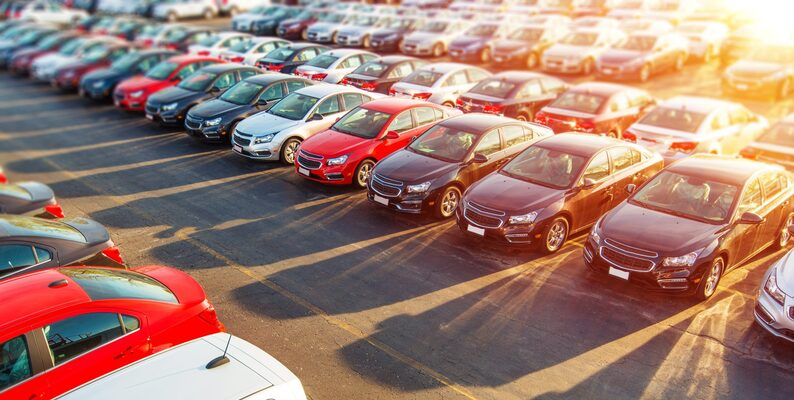
#> input picture Feb 2026/ultralytics-yolo-main/1 jpeg image.jpeg, 794 x 400 px, given in place of the camera
$ python mask.py
#> lines starting #> are read from the running program, lines starting #| are printed output that depends on the picture; after the words box and inside, x2 and y2 are one past the last pixel; in counts of white or black regions, pixels touching at a corner belong together
import cv2
import numpy as np

cap = cv2.VideoCapture(0)

while True:
    ret, frame = cap.read()
#> frame is the input picture: shape (400, 794, 3); mean B, G, R 115, 126.2, 159.9
    if not ret:
        break

    hsv = cv2.cvtColor(frame, cv2.COLOR_BGR2HSV)
#> hsv: shape (400, 794, 3); mean H, S, V 64.6, 87, 165.6

    # -------- RED --------
    lower_red1 = np.array([0, 120, 70])
    upper_red1 = np.array([10, 255, 255])

    lower_red2 = np.array([170,120,70])
    upper_red2 = np.array([180,255,255])

    mask_red1 = cv2.inRange(hsv, lower_red1, upper_red1)
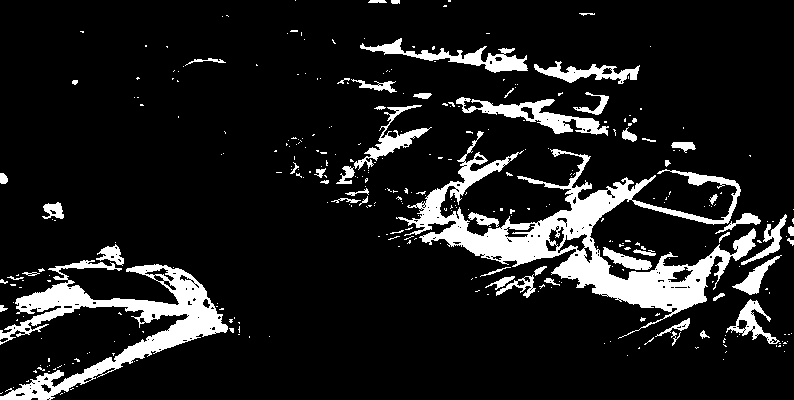
#> mask_red1: shape (400, 794); 11.7% white; 342 white regions (286 under 20 px), largest, box (x1, y1, x2, y2) and area: (396, 131, 756, 339) 15532, (0, 260, 228, 400) 8775, (456, 97, 609, 136) 1824
    mask_red2 = cv2.inRange(hsv, lower_red2, upper_red2)
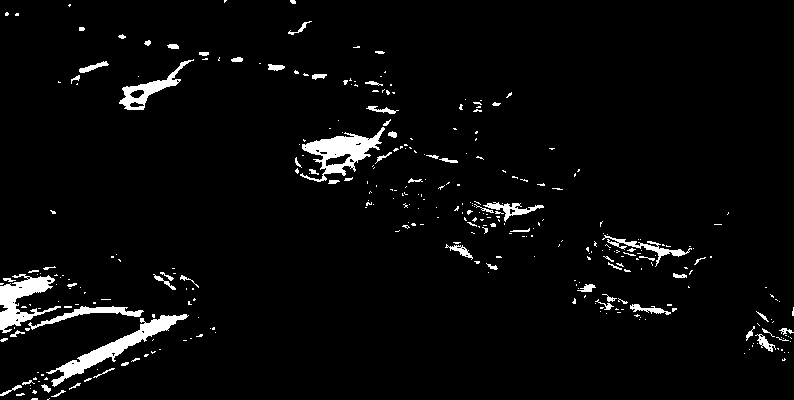
#> mask_red2: shape (400, 794); 3.7% white; 339 white regions (271 under 20 px), largest, box (x1, y1, x2, y2) and area: (46, 314, 189, 387) 1813, (300, 127, 385, 182) 1728, (0, 274, 61, 333) 1503
    mask_red = mask_red1 + mask_red2
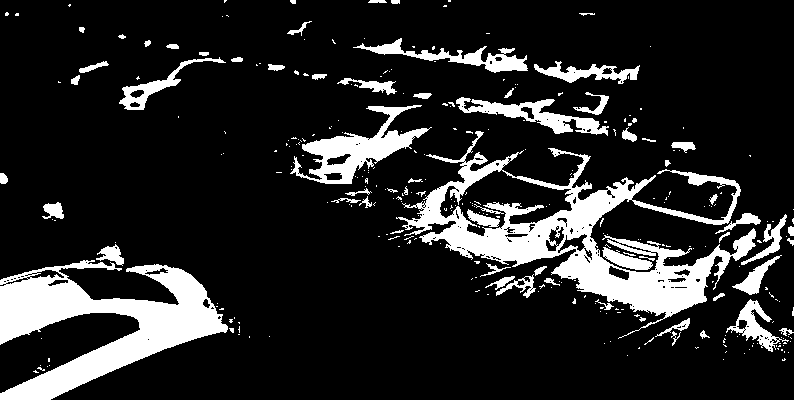
#> mask_red: shape (400, 794); 15.3% white; 313 white regions (248 under 20 px), largest, box (x1, y1, x2, y2) and area: (396, 131, 756, 339) 17724, (0, 260, 228, 400) 13807, (290, 105, 432, 184) 3560

    # -------- BLUE --------
    lower_blue = np.array([94, 80, 2])
    upper_blue = np.array([126, 255, 255])
    mask_blue = cv2.inRange(hsv, lower_blue, upper_blue)
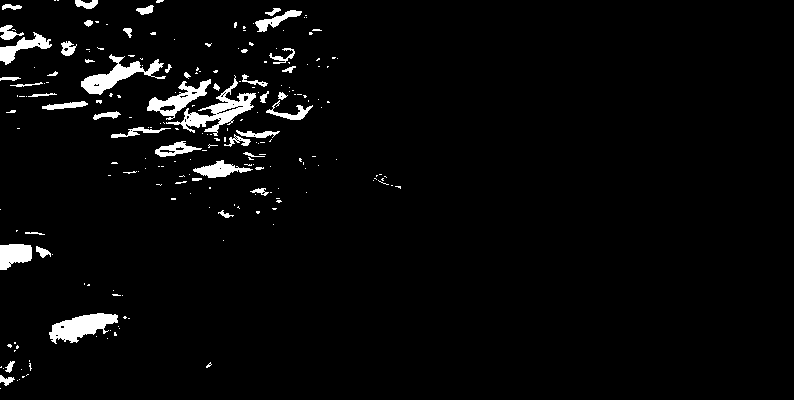
#> mask_blue: shape (400, 794); 3.4% white; 214 white regions (166 under 20 px), largest, box (x1, y1, x2, y2) and area: (166, 75, 256, 136) 1342, (49, 313, 118, 344) 1171, (81, 54, 166, 95) 1119

    # -------- GREEN --------
    lower_green = np.array([40, 40, 40])
    upper_green = np.array([70, 255, 255])
    mask_green = cv2.inRange(hsv, lower_green, upper_green)
#> mask_green: shape (400, 794); 0.16% white in thin lines or dots, all inside (x1, y1, x2, y2) = (0, 35, 432, 400)

    # -------- YELLOW --------
    lower_yellow = np.array([20, 100, 100])
    upper_yellow = np.array([30, 255, 255])
    mask_yellow = cv2.inRange(hsv, lower_yellow, upper_yellow)
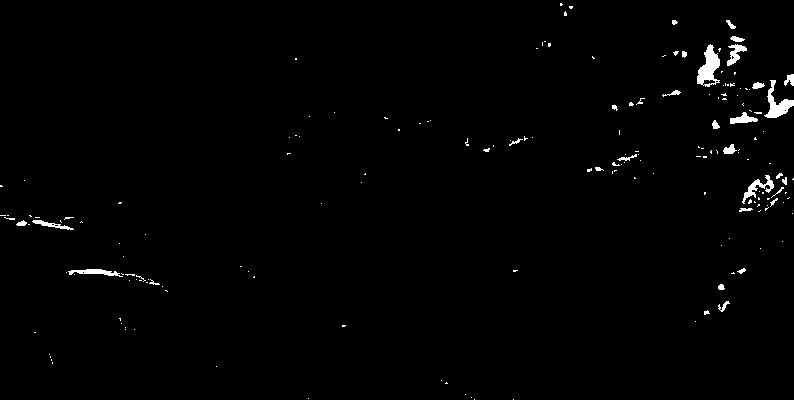
#> mask_yellow: shape (400, 794); 1.1% white; 179 white regions (148 under 20 px), largest, box (x1, y1, x2, y2) and area: (697, 44, 720, 87) 538, (764, 80, 794, 118) 427, (742, 175, 774, 204) 266

    # Combine all masks
    combined_mask = mask_red + mask_blue + mask_green + mask_yellow
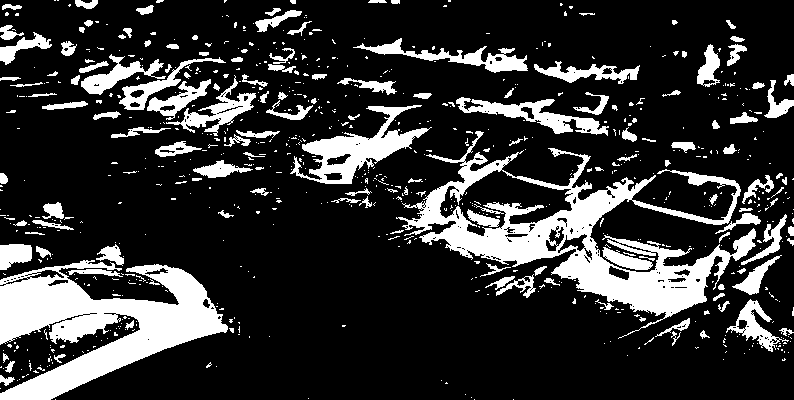
#> combined_mask: shape (400, 794); 20% white; 770 white regions (622 under 20 px), largest, box (x1, y1, x2, y2) and area: (396, 131, 756, 339) 17724, (0, 260, 228, 400) 15000, (290, 105, 432, 184) 3569
    result = cv2.bitwise_and(frame, frame, mask=combined_mask)
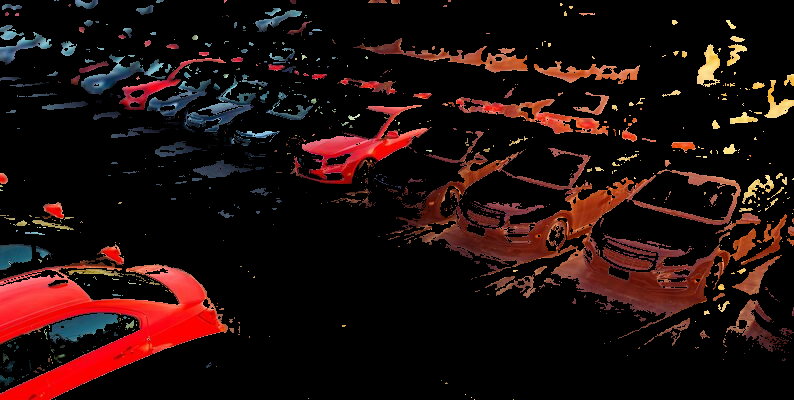
#> result: shape (400, 794, 3); mean B, G, R 12.1, 13.9, 31.8

    # Show all
    cv2.imshow("Original", frame)
    cv2.imshow("Multi Color Detection", result)

    if cv2.waitKey(1) == 27:
#> (key Esc is pressed here)
        break

cap.release()
cv2.destroyAllWindows()
